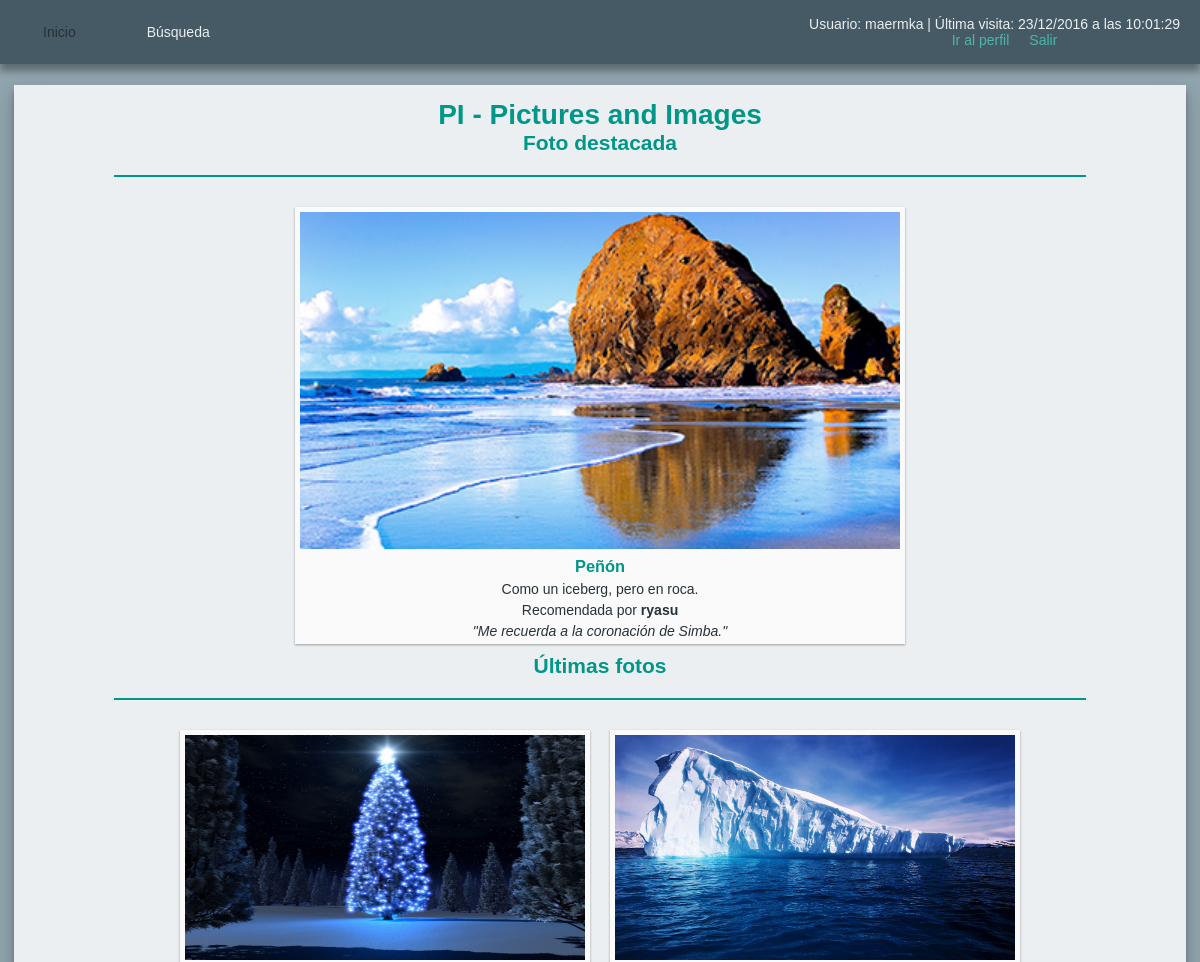
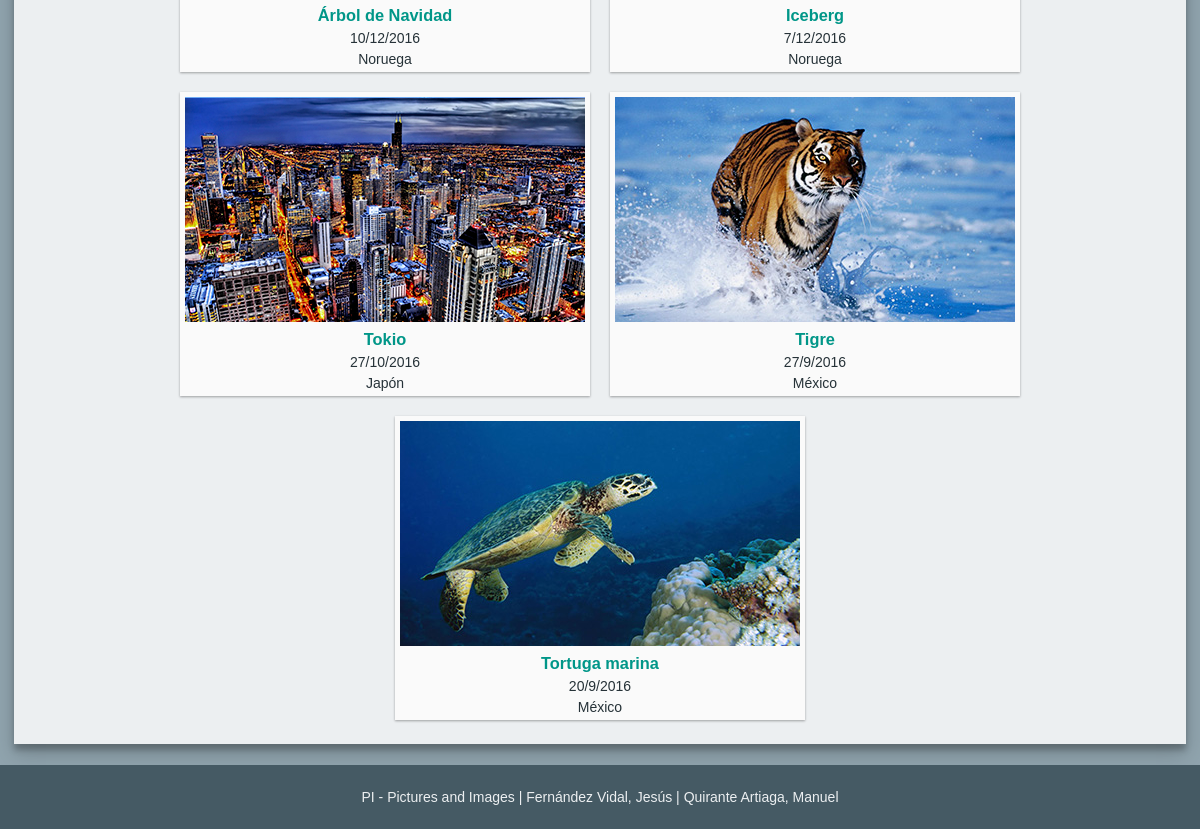
The page / (signed in) on the database its author committed (2 pictures, top to bottom).
### tables this page shows
CREATE TABLE IF NOT EXISTS `fotos` (
  `IdFoto` int(11) NOT NULL AUTO_INCREMENT,
  `TituloFoto` varchar(50) NOT NULL,
  `DescripcionFoto` varchar(500) DEFAULT NULL,
  `FechaFoto` date NOT NULL,
  `PaisFoto` int(11) DEFAULT NULL,
  `AlbumFoto` int(11) NOT NULL,
  `FicheroFoto` varchar(256) NOT NULL DEFAULT 'img/com/album.png',
  `MiniaturaFoto` varchar(256) NOT NULL DEFAULT 'img/com/album.png',
  `FRegistroFoto` timestamp NOT NULL DEFAULT CURRENT_TIMESTAMP,
  PRIMARY KEY (`IdFoto`),
  UNIQUE KEY `TituloFoto` (`TituloFoto`,`AlbumFoto`),
  KEY `FK_fotos_paises` (`PaisFoto`),
  KEY `FK_fotos_albumes` (`AlbumFoto`),
  CONSTRAINT `FK_fotos_albumes` FOREIGN KEY (`AlbumFoto`) REFERENCES `albumes` (`IdAlbum`) ON DELETE CASCADE ON UPDATE CASCADE,
  CONSTRAINT `FK_fotos_paises` FOREIGN KEY (`PaisFoto`) REFERENCES `paises` (`IdPais`) ON DELETE SET NULL ON UPDATE CASCADE
);

CREATE TABLE IF NOT EXISTS `paises` (
  `IdPais` int(11) NOT NULL AUTO_INCREMENT,
  `NomPais` varchar(50) NOT NULL,
  PRIMARY KEY (`IdPais`),
  UNIQUE KEY `NomPais` (`NomPais`)
);

### inc/func/mysql/basico.inc.php (called while the page is built, shortened)
<?php
	function ejecutarSQL($sql)
	{
		global $conexionBD, $directorioRaiz;
		if (!($resultado = $conexionBD->query($sql)))
		{
			echo "<p><img src='$directorioRaiz"."img/com/error.png' alt='Error' /></p>";
			$tipoConsulta = explode(" ", $sql, 2)[0];
			switch ($tipoConsulta)
			{
				case "INSERT":
				case "insert":
				{
					echo "<p>No se pudo añadir los datos al servidor.</p>";
					break;
				}
				case "UPDATE":
				case "update":
				{
					echo "<p>No se pudo modificar los datos del servidor.</p>";
					break;
				}
				case "DELETE":
				case "delete":
				{
					echo "<p>No se pudo eliminar los datos del servidor.</p>";
					break;
				}
				default:
				{
					echo "<p>No se pudo recuperar los datos del servidor.</p>";
					break;
				}
			}
			return false;
		}
		return $resultado;
	}
?>

### inc/func/mysql/galerias.inc.php (the view, shortened to what this page needs)
<?php
	function verFotos($fotos, $completo = false)
	{
		global $directorioRaiz;
		while ($fila = $fotos->fetch_object())
		{
			$IdFoto = $fila->IdFoto;
			$TituloFoto = $fila->TituloFoto;
			$FechaFoto = date("j/n/Y", strtotime($fila->FechaFoto));
			$NomPais = $fila->NomPais;
			$MiniaturaFoto = $fila->MiniaturaFoto;
?>
			<section class="galeria-cuerpo">
				<a href="<?php echo $directorioRaiz; ?>foto.php?id=<?php echo $IdFoto; ?>">
					<article>
						<div class="marco"><img src="<?php echo "$directorioRaiz$MiniaturaFoto"; ?>" height="225" width="400" alt="Imagen <?php echo $IdFoto; ?>"></div>
						<h3><?php echo $TituloFoto; ?></h3>
						<p><?php echo $FechaFoto; ?></p>
						<p><?php echo $NomPais; ?></p>
					</article>
				</a>
			</section>
<?php
		}
	}
?>

### css/estilos.css (style rules this page uses)
* { margin: 0px; box-sizing: border-box; outline-color: #009688; }
body { min-height: 100vh; padding: 0em 1em; padding-top: 64px; background: #90A4AE; font-family: "Ubuntu", "Arial", "Helvetica", sans-serif; font-size: 14px; color: #263238; display: flex; flex-direction: column; }
main section { display: flex; flex-direction: column; align-items: center; }
h1, h2, h3 { color: #009688; }

### css/contraste.css (style rules this page uses)
* { margin: 0px; box-sizing: border-box; outline-color: #2196F3; }
body { min-height: 100vh; padding: 0em 1em; padding-top: 64px ; background: #263238; font-family: "Ubuntu", "Arial", "Helvetica", sans-serif; font-size: 14px; color: #ECEFF1; display: flex; flex-direction: column; }
main section { display: flex; flex-direction: column; align-items: center; }
h1, h2, h3 { color: #2196F3; }

### css/galerias.css (style rules this page uses)
section { display: flex; flex-flow: row wrap; justify-content: center; align-items: center; }
.galeria-cuerpo { display: flex; flex-flow: row wrap; justify-content: center; align-items: center; }
.galeria-cuerpo a { outline: 0px; display: block; text-decoration: none; }
.galeria-cuerpo a article { margin: 10px; padding: 5px; background: #FAFAFA; box-shadow: 0 1px 3px rgba(0,0,0,0.12), 0 1px 2px rgba(0,0,0,0.24); transition: box-shadow .25s ease-in-out; display: flex; flex-direction: column; justify-content: center; align-items: center; flex-basis: 30%; }
.galeria-cuerpo a article .marco { overflow: hidden; }
.galeria-cuerpo a article img { transition: transform .25s ease-in-out; }
.galeria-cuerpo a article h3, .galeria-cuerpo a article p { margin-top: 5px; }
.galeria-cuerpo a article p { color: #263238; }

### css/contraste-galerias.css (style rules this page uses)
section { display: flex; flex-flow: row wrap; justify-content: center; align-items: center; }
.galeria-cuerpo { display: flex; flex-flow: row wrap; justify-content: center; align-items: center; }
.galeria-cuerpo a { outline: 0px; display: block; text-decoration: none; }
.galeria-cuerpo a article { margin: 10px 5px; border: 2px solid #2196F3; padding: 5px; background: inherit; transition: border .25s ease-in-out; display: flex; flex-direction: column; justify-content: center; align-items: center; flex-basis: 30%; }
.galeria-cuerpo a article .marco { overflow: hidden; }
.galeria-cuerpo a article img { transition: transform .25s ease-in-out; }
.galeria-cuerpo a article h3, .galeria-cuerpo a article p { margin-top: 5px; }
.galeria-cuerpo a article p { color: #ECEFF1; }

### css/imprimir.css (style rules this page uses)
* { margin: 0px; box-sizing: border-box; }
body { min-height: 100vh; background: #FFF; font-family: serif; font-size: 12pt; color: #000; display: flex; flex-direction: column; }
h1, h2, h3 { color: black; }
.galeria-cuerpo a article { background: transparent; box-shadow: none; border: 1px solid #000; flex-basis: 20%; padding: 1px; }
.galeria-cuerpo a article img { visibility: hidden; }
.galeria-cuerpo a article img:after { content: " (" attr(href) ") "; }
.galeria-cuerpo a article h3, .galeria-cuerpo a article p { color: #000; }
section a img { visibility: hidden; }

### rows shown on the page
fotos: MiniaturaFoto (picture), TituloFoto "Árbol de Navidad", FechaFoto "10/12/2016", PaisFoto.NomPais "Noruega"
fotos: MiniaturaFoto (picture), TituloFoto "Iceberg", FechaFoto "7/12/2016", PaisFoto.NomPais "Noruega"
fotos: MiniaturaFoto (picture), TituloFoto "Tokio", FechaFoto "27/10/2016", PaisFoto.NomPais "Japón"
fotos: MiniaturaFoto (picture), TituloFoto "Tigre", FechaFoto "27/9/2016", PaisFoto.NomPais "México"
fotos: MiniaturaFoto (picture), TituloFoto "Tortuga marina", FechaFoto "20/9/2016", PaisFoto.NomPais "México"

### other values the page prints
$userName "maermka"
$fecha "23/12/2016 a las 10:01:29"
$titulo "Peñón"
$desc "Como un iceberg, pero en roca."
$sel "ryasu"
$com "Me recuerda a la coronación de Simba."
